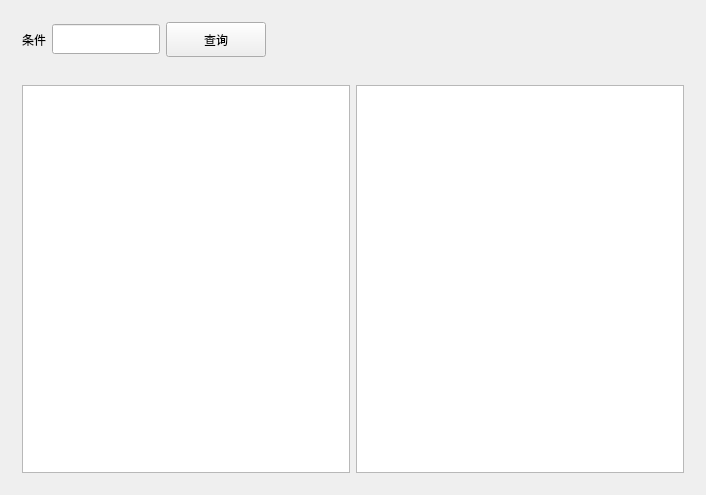
<?xml version="1.0" encoding="UTF-8"?>
<ui version="4.0">
 <class>ManWin</class>
 <widget class="QWidget" name="ManWin">
  <property name="geometry">
   <rect>
    <x>0</x>
    <y>0</y>
    <width>706</width>
    <height>495</height>
   </rect>
  </property>
  <property name="windowTitle">
   <string>ManWin</string>
  </property>
  <layout class="QVBoxLayout" name="verticalLayout">
   <item>
    <widget class="QWidget" name="m_pSqlQueryWgt" native="true">
     <layout class="QHBoxLayout" name="horizontalLayout">
      <item>
       <widget class="QLabel" name="label">
        <property name="text">
         <string>条件</string>
        </property>
       </widget>
      </item>
      <item>
       <widget class="QLineEdit" name="m_pSqlQueryLineEdt">
        <property name="sizePolicy">
         <sizepolicy hsizetype="Preferred" vsizetype="Fixed">
          <horstretch>0</horstretch>
          <verstretch>0</verstretch>
         </sizepolicy>
        </property>
        <property name="minimumSize">
         <size>
          <width>0</width>
          <height>30</height>
         </size>
        </property>
       </widget>
      </item>
      <item>
       <widget class="QPushButton" name="m_pSqlQueryBtn">
        <property name="sizePolicy">
         <sizepolicy hsizetype="Preferred" vsizetype="Fixed">
          <horstretch>0</horstretch>
          <verstretch>0</verstretch>
         </sizepolicy>
        </property>
        <property name="minimumSize">
         <size>
          <width>100</width>
          <height>35</height>
         </size>
        </property>
        <property name="text">
         <string>查询</string>
        </property>
       </widget>
      </item>
      <item>
       <spacer name="horizontalSpacer">
        <property name="orientation">
         <enum>Qt::Horizontal</enum>
        </property>
        <property name="sizeHint" stdset="0">
         <size>
          <width>40</width>
          <height>20</height>
         </size>
        </property>
       </spacer>
      </item>
     </layout>
    </widget>
   </item>
   <item>
    <widget class="QWidget" name="m_pSqlShowWgt" native="true">
     <layout class="QHBoxLayout" name="horizontalLayout_2">
      <item>
       <widget class="QTableView" name="m_pSqlTblView"/>
      </item>
      <item>
       <widget class="QTableView" name="m_pSqlSelfTblView"/>
      </item>
     </layout>
    </widget>
   </item>
  </layout>
 </widget>
 <layoutdefault spacing="6" margin="11"/>
 <resources/>
 <connections/>
</ui>
